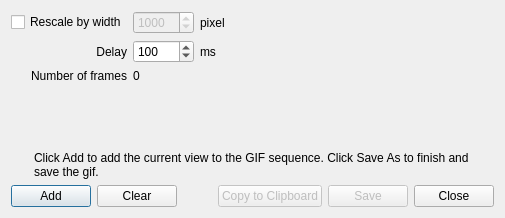
<?xml version="1.0" encoding="UTF-8"?>
<ui version="4.0">
 <class>DialogGifMaker</class>
 <widget class="QDialog" name="DialogGifMaker">
  <property name="geometry">
   <rect>
    <x>0</x>
    <y>0</y>
    <width>505</width>
    <height>218</height>
   </rect>
  </property>
  <property name="windowTitle">
   <string>Save to Gif</string>
  </property>
  <layout class="QVBoxLayout" name="verticalLayout">
   <item>
    <layout class="QGridLayout" name="gridLayout">
     <item row="2" column="2">
      <widget class="QLabel" name="label_3">
       <property name="text">
        <string>ms</string>
       </property>
      </widget>
     </item>
     <item row="0" column="1">
      <widget class="QSpinBox" name="spinBoxWidth">
       <property name="enabled">
        <bool>false</bool>
       </property>
       <property name="minimum">
        <number>10</number>
       </property>
       <property name="maximum">
        <number>9999</number>
       </property>
       <property name="value">
        <number>1000</number>
       </property>
      </widget>
     </item>
     <item row="2" column="3">
      <spacer name="horizontalSpacer">
       <property name="orientation">
        <enum>Qt::Horizontal</enum>
       </property>
       <property name="sizeHint" stdset="0">
        <size>
         <width>40</width>
         <height>20</height>
        </size>
       </property>
      </spacer>
     </item>
     <item row="2" column="1">
      <widget class="QSpinBox" name="spinBoxDelay">
       <property name="minimum">
        <number>10</number>
       </property>
       <property name="maximum">
        <number>10000</number>
       </property>
       <property name="singleStep">
        <number>10</number>
       </property>
       <property name="value">
        <number>100</number>
       </property>
      </widget>
     </item>
     <item row="2" column="0">
      <widget class="QLabel" name="label_2">
       <property name="text">
        <string>Delay</string>
       </property>
       <property name="alignment">
        <set>Qt::AlignRight|Qt::AlignTrailing|Qt::AlignVCenter</set>
       </property>
      </widget>
     </item>
     <item row="0" column="0">
      <widget class="QCheckBox" name="checkBoxRescale">
       <property name="text">
        <string>Rescale by width</string>
       </property>
      </widget>
     </item>
     <item row="3" column="0">
      <widget class="QLabel" name="label_4">
       <property name="text">
        <string>Number of frames</string>
       </property>
       <property name="alignment">
        <set>Qt::AlignRight|Qt::AlignTrailing|Qt::AlignVCenter</set>
       </property>
      </widget>
     </item>
     <item row="3" column="1">
      <widget class="QLabel" name="labelNumFrames">
       <property name="text">
        <string>0</string>
       </property>
       <property name="alignment">
        <set>Qt::AlignLeading|Qt::AlignLeft|Qt::AlignVCenter</set>
       </property>
      </widget>
     </item>
     <item row="0" column="2">
      <widget class="QLabel" name="label_5">
       <property name="text">
        <string>pixel</string>
       </property>
      </widget>
     </item>
    </layout>
   </item>
   <item>
    <spacer name="verticalSpacer">
     <property name="orientation">
      <enum>Qt::Vertical</enum>
     </property>
     <property name="sizeHint" stdset="0">
      <size>
       <width>20</width>
       <height>40</height>
      </size>
     </property>
    </spacer>
   </item>
   <item>
    <widget class="QLabel" name="label">
     <property name="styleSheet">
      <string notr="true">padding-left:20;padding-right:20</string>
     </property>
     <property name="text">
      <string>Click Add to add the current view to the GIF sequence. Click Save As to finish and save the gif.</string>
     </property>
     <property name="wordWrap">
      <bool>true</bool>
     </property>
    </widget>
   </item>
   <item>
    <layout class="QHBoxLayout" name="horizontalLayout">
     <item>
      <widget class="QPushButton" name="pushButtonAdd">
       <property name="text">
        <string>Add</string>
       </property>
      </widget>
     </item>
     <item>
      <widget class="QPushButton" name="pushButtonClear">
       <property name="text">
        <string>Clear</string>
       </property>
      </widget>
     </item>
     <item>
      <spacer name="horizontalSpacer_2">
       <property name="orientation">
        <enum>Qt::Horizontal</enum>
       </property>
       <property name="sizeType">
        <enum>QSizePolicy::MinimumExpanding</enum>
       </property>
       <property name="sizeHint" stdset="0">
        <size>
         <width>30</width>
         <height>20</height>
        </size>
       </property>
      </spacer>
     </item>
     <item>
      <widget class="QPushButton" name="pushButtonCopy">
       <property name="enabled">
        <bool>false</bool>
       </property>
       <property name="text">
        <string>Copy to Clipboard</string>
       </property>
      </widget>
     </item>
     <item>
      <widget class="QPushButton" name="pushButtonSave">
       <property name="enabled">
        <bool>false</bool>
       </property>
       <property name="text">
        <string>Save</string>
       </property>
      </widget>
     </item>
     <item>
      <widget class="QPushButton" name="pushButtonClose">
       <property name="text">
        <string>Close</string>
       </property>
      </widget>
     </item>
    </layout>
   </item>
  </layout>
 </widget>
 <resources/>
 <connections>
  <connection>
   <sender>checkBoxRescale</sender>
   <signal>toggled(bool)</signal>
   <receiver>spinBoxWidth</receiver>
   <slot>setEnabled(bool)</slot>
   <hints>
    <hint type="sourcelabel">
     <x>59</x>
     <y>28</y>
    </hint>
    <hint type="destinationlabel">
     <x>175</x>
     <y>29</y>
    </hint>
   </hints>
  </connection>
  <connection>
   <sender>pushButtonAdd</sender>
   <signal>clicked()</signal>
   <receiver>DialogGifMaker</receiver>
   <slot>OnButtonAdd()</slot>
   <hints>
    <hint type="sourcelabel">
     <x>47</x>
     <y>199</y>
    </hint>
    <hint type="destinationlabel">
     <x>64</x>
     <y>217</y>
    </hint>
   </hints>
  </connection>
  <connection>
   <sender>pushButtonClear</sender>
   <signal>clicked()</signal>
   <receiver>DialogGifMaker</receiver>
   <slot>OnButtonClear()</slot>
   <hints>
    <hint type="sourcelabel">
     <x>124</x>
     <y>198</y>
    </hint>
    <hint type="destinationlabel">
     <x>135</x>
     <y>217</y>
    </hint>
   </hints>
  </connection>
  <connection>
   <sender>pushButtonSave</sender>
   <signal>clicked()</signal>
   <receiver>DialogGifMaker</receiver>
   <slot>OnButtonSave()</slot>
   <hints>
    <hint type="sourcelabel">
     <x>413</x>
     <y>205</y>
    </hint>
    <hint type="destinationlabel">
     <x>294</x>
     <y>217</y>
    </hint>
   </hints>
  </connection>
  <connection>
   <sender>pushButtonClose</sender>
   <signal>clicked()</signal>
   <receiver>DialogGifMaker</receiver>
   <slot>OnButtonClose()</slot>
   <hints>
    <hint type="sourcelabel">
     <x>491</x>
     <y>205</y>
    </hint>
    <hint type="destinationlabel">
     <x>304</x>
     <y>217</y>
    </hint>
   </hints>
  </connection>
  <connection>
   <sender>pushButtonCopy</sender>
   <signal>clicked()</signal>
   <receiver>DialogGifMaker</receiver>
   <slot>OnButtonCopy()</slot>
   <hints>
    <hint type="sourcelabel">
     <x>304</x>
     <y>194</y>
    </hint>
    <hint type="destinationlabel">
     <x>334</x>
     <y>340</y>
    </hint>
   </hints>
  </connection>
 </connections>
 <slots>
  <slot>OnButtonAdd()</slot>
  <slot>OnButtonClear()</slot>
  <slot>OnButtonSave()</slot>
  <slot>OnButtonClose()</slot>
  <slot>OnButtonCopy()</slot>
 </slots>
</ui>
